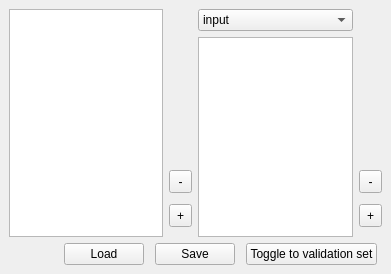
<?xml version="1.0" encoding="UTF-8"?>
<ui version="4.0">
 <class>exampleDialog</class>
 <widget class="QMainWindow" name="exampleDialog">
  <property name="geometry">
   <rect>
    <x>0</x>
    <y>0</y>
    <width>391</width>
    <height>274</height>
   </rect>
  </property>
  <property name="windowTitle">
   <string>Examples</string>
  </property>
  <widget class="QWidget" name="centralwidget">
   <layout class="QGridLayout" name="gridLayout">
    <item row="0" column="0" rowspan="2">
     <widget class="QListView" name="PickExample">
      <property name="enabled">
       <bool>true</bool>
      </property>
      <property name="editTriggers">
       <set>QAbstractItemView::DoubleClicked</set>
      </property>
     </widget>
    </item>
    <item row="0" column="2">
     <widget class="QComboBox" name="InputOrOutput">
      <property name="editable">
       <bool>false</bool>
      </property>
      <item>
       <property name="text">
        <string>input</string>
       </property>
      </item>
      <item>
       <property name="text">
        <string>output</string>
       </property>
      </item>
     </widget>
    </item>
    <item row="1" column="1">
     <layout class="QVBoxLayout" name="verticalLayout">
      <item>
       <spacer name="horizontalSpacer">
        <property name="orientation">
         <enum>Qt::Vertical</enum>
        </property>
        <property name="sizeType">
         <enum>QSizePolicy::Expanding</enum>
        </property>
        <property name="sizeHint" stdset="0">
         <size>
          <width>20</width>
          <height>10</height>
         </size>
        </property>
       </spacer>
      </item>
      <item>
       <widget class="QToolButton" name="RemoveExample">
        <property name="minimumSize">
         <size>
          <width>23</width>
          <height>23</height>
         </size>
        </property>
        <property name="text">
         <string>-</string>
        </property>
       </widget>
      </item>
      <item>
       <spacer name="horizontalSpacer_2">
        <property name="orientation">
         <enum>Qt::Vertical</enum>
        </property>
        <property name="sizeType">
         <enum>QSizePolicy::Minimum</enum>
        </property>
        <property name="sizeHint" stdset="0">
         <size>
          <width>20</width>
          <height>5</height>
         </size>
        </property>
       </spacer>
      </item>
      <item>
       <widget class="QToolButton" name="AddExample">
        <property name="minimumSize">
         <size>
          <width>23</width>
          <height>23</height>
         </size>
        </property>
        <property name="text">
         <string>+</string>
        </property>
       </widget>
      </item>
      <item>
       <spacer name="horizontalSpacer_3">
        <property name="orientation">
         <enum>Qt::Vertical</enum>
        </property>
        <property name="sizeType">
         <enum>QSizePolicy::Minimum</enum>
        </property>
        <property name="sizeHint" stdset="0">
         <size>
          <width>20</width>
          <height>10</height>
         </size>
        </property>
       </spacer>
      </item>
     </layout>
    </item>
    <item row="1" column="2">
     <widget class="QListView" name="PickEntry">
      <property name="editTriggers">
       <set>QAbstractItemView::AnyKeyPressed|QAbstractItemView::DoubleClicked</set>
      </property>
     </widget>
    </item>
    <item row="1" column="3">
     <layout class="QVBoxLayout" name="verticalLayout_2">
      <item>
       <spacer name="horizontalSpacer_10">
        <property name="orientation">
         <enum>Qt::Vertical</enum>
        </property>
        <property name="sizeType">
         <enum>QSizePolicy::Expanding</enum>
        </property>
        <property name="sizeHint" stdset="0">
         <size>
          <width>20</width>
          <height>10</height>
         </size>
        </property>
       </spacer>
      </item>
      <item>
       <widget class="QToolButton" name="RemoveEntry">
        <property name="minimumSize">
         <size>
          <width>23</width>
          <height>23</height>
         </size>
        </property>
        <property name="text">
         <string>-</string>
        </property>
       </widget>
      </item>
      <item>
       <spacer name="horizontalSpacer_8">
        <property name="orientation">
         <enum>Qt::Vertical</enum>
        </property>
        <property name="sizeType">
         <enum>QSizePolicy::Minimum</enum>
        </property>
        <property name="sizeHint" stdset="0">
         <size>
          <width>20</width>
          <height>5</height>
         </size>
        </property>
       </spacer>
      </item>
      <item>
       <widget class="QToolButton" name="AddEntry">
        <property name="minimumSize">
         <size>
          <width>23</width>
          <height>23</height>
         </size>
        </property>
        <property name="text">
         <string>+</string>
        </property>
       </widget>
      </item>
      <item>
       <spacer name="horizontalSpacer_7">
        <property name="orientation">
         <enum>Qt::Vertical</enum>
        </property>
        <property name="sizeType">
         <enum>QSizePolicy::Minimum</enum>
        </property>
        <property name="sizeHint" stdset="0">
         <size>
          <width>20</width>
          <height>10</height>
         </size>
        </property>
       </spacer>
      </item>
     </layout>
    </item>
    <item row="2" column="0" colspan="4">
     <layout class="QHBoxLayout" name="horizontalLayout_4">
      <item>
       <spacer name="horizontalSpacer_5">
        <property name="orientation">
         <enum>Qt::Horizontal</enum>
        </property>
        <property name="sizeHint" stdset="0">
         <size>
          <width>40</width>
          <height>20</height>
         </size>
        </property>
       </spacer>
      </item>
      <item>
       <widget class="QPushButton" name="LoadExamples">
        <property name="text">
         <string>Load</string>
        </property>
       </widget>
      </item>
      <item>
       <spacer name="horizontalSpacer_4">
        <property name="orientation">
         <enum>Qt::Horizontal</enum>
        </property>
        <property name="sizeType">
         <enum>QSizePolicy::Minimum</enum>
        </property>
        <property name="sizeHint" stdset="0">
         <size>
          <width>5</width>
          <height>20</height>
         </size>
        </property>
       </spacer>
      </item>
      <item>
       <widget class="QPushButton" name="SaveExamples">
        <property name="text">
         <string>Save</string>
        </property>
       </widget>
      </item>
      <item>
       <spacer name="horizontalSpacer_6">
        <property name="orientation">
         <enum>Qt::Horizontal</enum>
        </property>
        <property name="sizeType">
         <enum>QSizePolicy::Minimum</enum>
        </property>
        <property name="sizeHint" stdset="0">
         <size>
          <width>5</width>
          <height>20</height>
         </size>
        </property>
       </spacer>
      </item>
      <item>
       <widget class="QPushButton" name="pushButton">
        <property name="text">
         <string>Toggle to validation set</string>
        </property>
       </widget>
      </item>
      <item>
       <spacer name="horizontalSpacer_9">
        <property name="orientation">
         <enum>Qt::Horizontal</enum>
        </property>
        <property name="sizeType">
         <enum>QSizePolicy::Minimum</enum>
        </property>
        <property name="sizeHint" stdset="0">
         <size>
          <width>5</width>
          <height>20</height>
         </size>
        </property>
       </spacer>
      </item>
     </layout>
    </item>
   </layout>
  </widget>
 </widget>
 <resources/>
 <connections/>
</ui>
